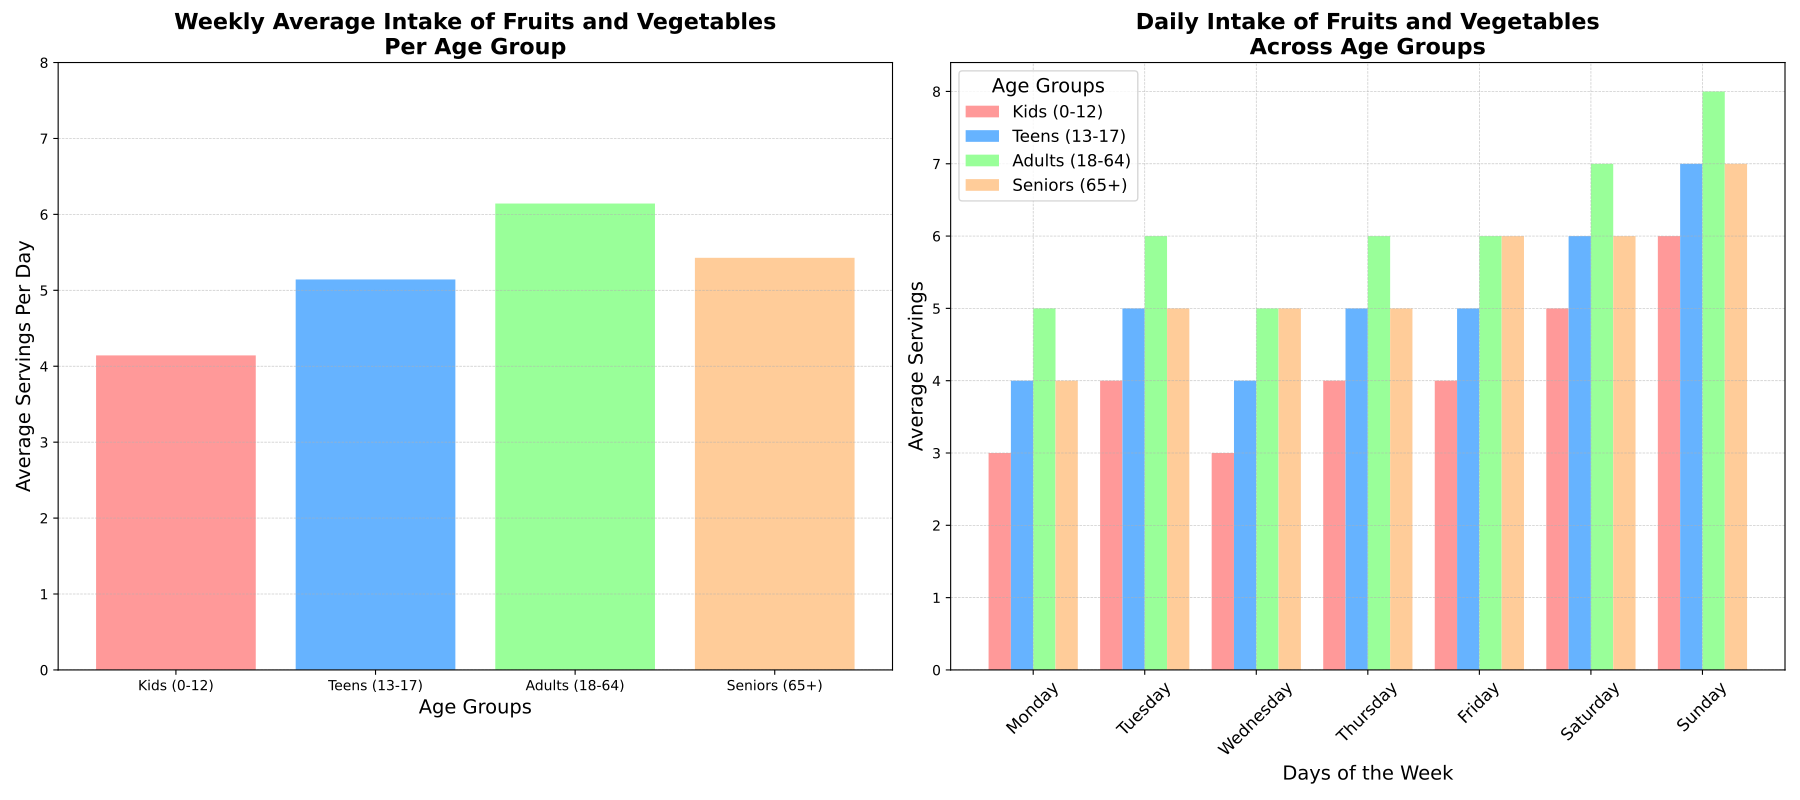

This chart was generated by the following Python code:
import numpy as np
import matplotlib.pyplot as plt

# Define the days of the week
days = ["Monday", "Tuesday", "Wednesday", "Thursday", "Friday", "Saturday", "Sunday"]

# Data representing average daily consumption of fruits and vegetables (in servings) for different age groups
kids = [3, 4, 3, 4, 4, 5, 6]
teens = [4, 5, 4, 5, 5, 6, 7]
adults = [5, 6, 5, 6, 6, 7, 8]
seniors = [4, 5, 5, 5, 6, 6, 7]

# Aggregate the data for easy plotting
data = np.array([kids, teens, adults, seniors])

# Additional related data for weekly averages
age_groups = ["Kids (0-12)", "Teens (13-17)", "Adults (18-64)", "Seniors (65+)"]
weekly_averages = [np.mean(kids), np.mean(teens), np.mean(adults), np.mean(seniors)]

# Create a figure with two subplots
fig, axs = plt.subplots(1, 2, figsize=(18, 8))

# First subplot: Bar plot for weekly averages
axs[0].bar(age_groups, weekly_averages, color=['#FF9999', '#66B3FF', '#99FF99', '#FFCC99'])
axs[0].set_title("Weekly Average Intake of Fruits and Vegetables\nPer Age Group", fontsize=16, fontweight='bold')
axs[0].set_xlabel("Age Groups", fontsize=14)
axs[0].set_ylabel("Average Servings Per Day", fontsize=14)
axs[0].set_ylim(0, 8)
axs[0].grid(axis='y', linestyle='--', linewidth=0.5, alpha=0.7)

# Second subplot: Bar plot for daily consumption
bar_width = 0.2
x = np.arange(len(days))

# Plot each age group
axs[1].bar(x - bar_width*1.5, kids, width=bar_width, label='Kids (0-12)', color='#FF9999')
axs[1].bar(x - bar_width/2, teens, width=bar_width, label='Teens (13-17)', color='#66B3FF')
axs[1].bar(x + bar_width/2, adults, width=bar_width, label='Adults (18-64)', color='#99FF99')
axs[1].bar(x + bar_width*1.5, seniors, width=bar_width, label='Seniors (65+)', color='#FFCC99')

# Customize the bar plot
axs[1].set_title("Daily Intake of Fruits and Vegetables\nAcross Age Groups", fontsize=16, fontweight='bold')
axs[1].set_xlabel("Days of the Week", fontsize=14)
axs[1].set_ylabel("Average Servings", fontsize=14)
axs[1].set_xticks(x)
axs[1].set_xticklabels(days, rotation=45, fontsize=12)
axs[1].legend(title="Age Groups", fontsize=12, title_fontsize=14)
axs[1].grid(True, linestyle='--', linewidth=0.5, alpha=0.7)

# Adjust layout for both subplots
plt.tight_layout()

# Display the plots
plt.show()
